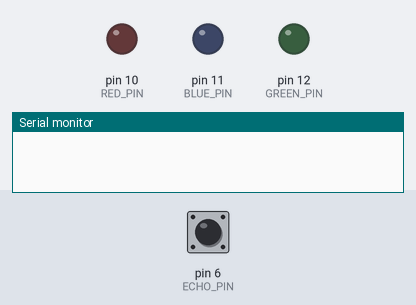
Simulated run of this sketch. Board: Arduino Uno, built with avr-gcc and run on an emulated ATmega328P. On the bench: output pins drawn as LEDs (lit = HIGH), the last lines printed to the serial monitor. The test bench sets the inputs (shaded band); at power-on: pin 6 (ECHO_PIN) LOW. Pins used as bus, display or sensor lines are not drawn.

Above: at 0.1 s.
At 1.2 s:
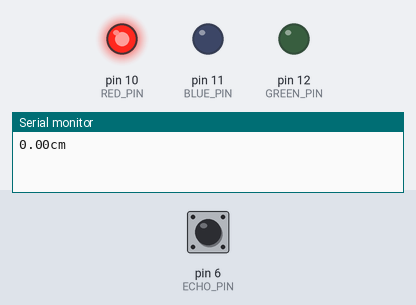
1.3 s: pin 6 (ECHO_PIN) pulsed HIGH 2 times (0.12 s each, 0.3 s apart)
At 2.9 s:
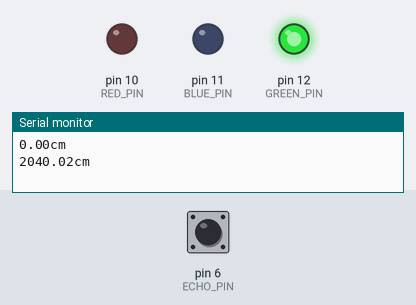
Timing chart, 0 to 4.7 s (numbered marks = the images above; inputs shaded):
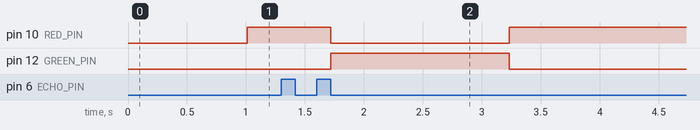

The sketch:

main.ino
```cpp
const int RED_PIN = 10;
const int BLUE_PIN = 11;
const int GREEN_PIN = 12;

const int TRIG_PIN = 5;
const int ECHO_PIN = 6;

long duration;
float distance;

void setup() {
  // put your setup code here, to run once:
  Serial.begin(9600);

  pinMode(RED_PIN, OUTPUT);
  pinMode(BLUE_PIN, OUTPUT);
  pinMode(GREEN_PIN, OUTPUT);

  pinMode(TRIG_PIN, OUTPUT);
  pinMode(ECHO_PIN, INPUT);
}

void loop() {
  // put your main code here, to run repeatedly:
  digitalWrite(TRIG_PIN, LOW);
  delay(2);
  digitalWrite(TRIG_PIN, HIGH);
  delay(10);
  digitalWrite(TRIG_PIN, LOW);

  duration = pulseIn(ECHO_PIN, HIGH);
  distance = duration * (0.034/2);

  Serial.print(distance);
  Serial.println("cm");

  if (distance >= 0 && distance <= 20) {
    digitalWrite(RED_PIN, HIGH);

    digitalWrite(BLUE_PIN, LOW);
    digitalWrite(GREEN_PIN, LOW);
  }

  if (distance > 20 && distance <= 40) {
    digitalWrite(BLUE_PIN, HIGH);

    digitalWrite(RED_PIN, LOW);
    digitalWrite(GREEN_PIN, LOW);
  }

  if (distance > 40) {
    digitalWrite(GREEN_PIN, HIGH);

    digitalWrite(RED_PIN, LOW);
    digitalWrite(BLUE_PIN, LOW);
  }

  delay(500);
}
```

Measured:
- after the input at 1.3 s, pin 10 (RED_PIN): HIGH → LOW after 0.42 s, → HIGH 1.5 s later; pin 12 (GREEN_PIN): LOW → HIGH after 0.42 s, → LOW 1.5 s later
